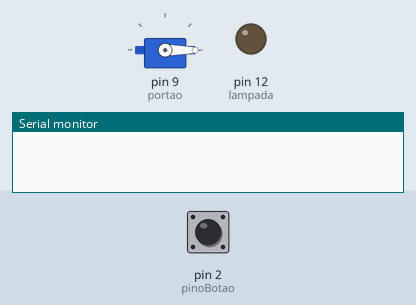
Recording of a sketch running on a simulated Arduino Uno, built with avr-gcc and run on an emulated ATmega328P. Parts: servo, output pins drawn as LEDs (lit = HIGH), the last lines printed to the serial monitor. Inputs (shaded band) come from the test bench; at power-on: pin 2 (pinoBotao) HIGH.

Above: at 1.2 s.
1.3 s: pin 2 (pinoBotao) pulled LOW for 0.15 s
At 2.75 s:
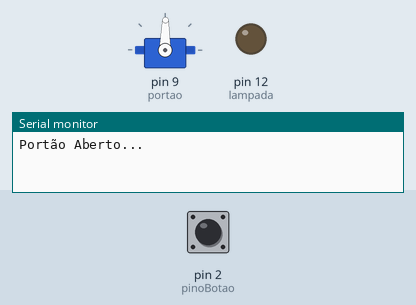
At 3.3 s:
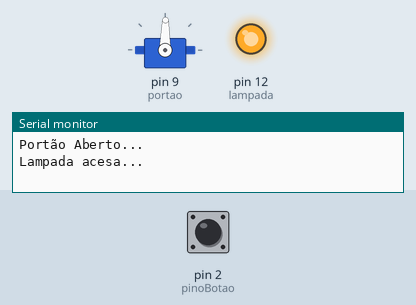
4.3 s: pin 2 (pinoBotao) pulled LOW for 1 s
At 6.8 s:
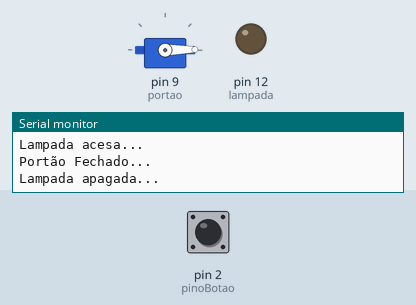
Timing chart, 0 to 8.3 s (numbered marks = the images above; inputs shaded):
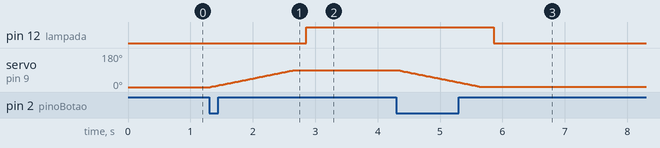

The sketch:

Sistema_manual.ino
```cpp
#include <Servo.h>

Servo portao;

int pos = 0;    // variable to store the servo position
const int pinoBotao = 2;
const int lampada =  12;
int estadoBotao = 0;
int ultimoEstadoBotao;

void setup()
{
  portao.attach(9);
  pinMode(lampada, OUTPUT);
  pinMode(pinoBotao, INPUT_PULLUP);
  Serial.begin(9600);

  portao.write(0);
  digitalWrite(lampada, LOW);
  ultimoEstadoBotao = 1;
}

void acendeLampada()
{
  digitalWrite(lampada, HIGH);
  ultimoEstadoBotao = 0;
  Serial.println("Lampada acesa...");
  delay(215);
}

void apagaLampada()
{
  digitalWrite(lampada, LOW);
  ultimoEstadoBotao = 1;
  Serial.println("Lampada apagada...");
  delay(215);
}

void abrePortao()
{
  for (pos = 0; pos <= 89; pos += 1)
  {
    portao.write(pos);
    delay(15);
  }
  Serial.println("Portão Aberto...");
  ultimoEstadoBotao = 0;
  delay(200);
}

void fechaPortao()
{
  for (pos = 90; pos >= 1; pos -= 1)
  {
    portao.write(pos);
    delay(15);
  }
  Serial.println("Portão Fechado...");
  ultimoEstadoBotao = 1;
  delay(200);
}

void loop()
{
  estadoBotao = digitalRead(pinoBotao);

  if(estadoBotao == LOW && ultimoEstadoBotao == 1)
  {
    abrePortao();
    acendeLampada();
    Serial.println("");
  }

  estadoBotao = digitalRead(pinoBotao);

  if(estadoBotao == LOW && ultimoEstadoBotao == 0)
  {
    fechaPortao();
    apagaLampada();
    Serial.println("");
  }
}
```

Measured:
- after the input at 1.3 s, pin 12 (lampada): LOW → HIGH after 1.6 s; servo on pin 9 (portao): moves from 0° to 89° over 1.3 s, starting at once
- after the input at 4.3 s, pin 12 (lampada): HIGH → LOW after 1.6 s
